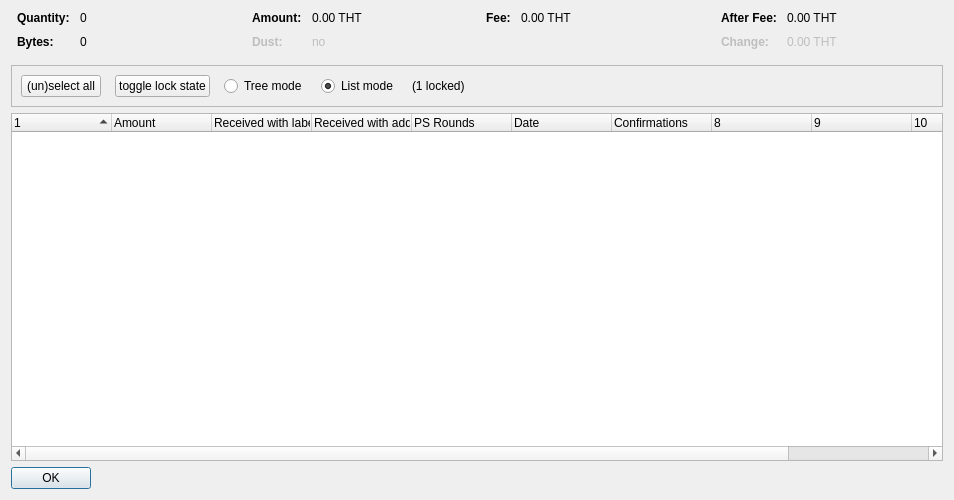
<?xml version="1.0" encoding="UTF-8"?>
<ui version="4.0">
 <class>CoinControlDialog</class>
 <widget class="QDialog" name="CoinControlDialog">
  <property name="geometry">
   <rect>
    <x>0</x>
    <y>0</y>
    <width>954</width>
    <height>500</height>
   </rect>
  </property>
  <property name="windowTitle">
   <string>Coin Selection</string>
  </property>
  <layout class="QVBoxLayout" name="verticalLayout">
   <item>
    <layout class="QHBoxLayout" name="horizontalLayoutTop" stretch="0,0,0,0">
     <property name="topMargin">
      <number>0</number>
     </property>
     <property name="bottomMargin">
      <number>10</number>
     </property>
     <item>
      <layout class="QFormLayout" name="formLayoutCoinControl1">
       <property name="horizontalSpacing">
        <number>10</number>
       </property>
       <property name="verticalSpacing">
        <number>10</number>
       </property>
       <property name="leftMargin">
        <number>6</number>
       </property>
       <property name="rightMargin">
        <number>6</number>
       </property>
       <item row="0" column="0">
        <widget class="QLabel" name="labelCoinControlQuantityText">
         <property name="font">
          <font>
           <weight>75</weight>
           <bold>true</bold>
          </font>
         </property>
         <property name="text">
          <string>Quantity:</string>
         </property>
        </widget>
       </item>
       <item row="0" column="1">
        <widget class="QLabel" name="labelCoinControlQuantity">
         <property name="cursor">
          <cursorShape>IBeamCursor</cursorShape>
         </property>
         <property name="contextMenuPolicy">
          <enum>Qt::ActionsContextMenu</enum>
         </property>
         <property name="text">
          <string notr="true">0</string>
         </property>
         <property name="textInteractionFlags">
          <set>Qt::LinksAccessibleByMouse|Qt::TextSelectableByKeyboard|Qt::TextSelectableByMouse</set>
         </property>
        </widget>
       </item>
       <item row="1" column="0">
        <widget class="QLabel" name="labelCoinControlBytesText">
         <property name="font">
          <font>
           <weight>75</weight>
           <bold>true</bold>
          </font>
         </property>
         <property name="text">
          <string>Bytes:</string>
         </property>
        </widget>
       </item>
       <item row="1" column="1">
        <widget class="QLabel" name="labelCoinControlBytes">
         <property name="cursor">
          <cursorShape>IBeamCursor</cursorShape>
         </property>
         <property name="contextMenuPolicy">
          <enum>Qt::ActionsContextMenu</enum>
         </property>
         <property name="text">
          <string notr="true">0</string>
         </property>
         <property name="textInteractionFlags">
          <set>Qt::LinksAccessibleByMouse|Qt::TextSelectableByKeyboard|Qt::TextSelectableByMouse</set>
         </property>
        </widget>
       </item>
      </layout>
     </item>
     <item>
      <layout class="QFormLayout" name="formLayoutCoinControl2">
       <property name="horizontalSpacing">
        <number>10</number>
       </property>
       <property name="verticalSpacing">
        <number>10</number>
       </property>
       <property name="leftMargin">
        <number>6</number>
       </property>
       <property name="rightMargin">
        <number>6</number>
       </property>
       <item row="0" column="0">
        <widget class="QLabel" name="labelCoinControlAmountText">
         <property name="font">
          <font>
           <weight>75</weight>
           <bold>true</bold>
          </font>
         </property>
         <property name="text">
          <string>Amount:</string>
         </property>
        </widget>
       </item>
       <item row="0" column="1">
        <widget class="QLabel" name="labelCoinControlAmount">
         <property name="cursor">
          <cursorShape>IBeamCursor</cursorShape>
         </property>
         <property name="contextMenuPolicy">
          <enum>Qt::ActionsContextMenu</enum>
         </property>
         <property name="text">
          <string notr="true">0.00 THT</string>
         </property>
         <property name="textInteractionFlags">
          <set>Qt::LinksAccessibleByMouse|Qt::TextSelectableByKeyboard|Qt::TextSelectableByMouse</set>
         </property>
        </widget>
       </item>
       <item row="1" column="0">
        <widget class="QLabel" name="labelCoinControlLowOutputText">
         <property name="enabled">
          <bool>false</bool>
         </property>
         <property name="font">
          <font>
           <weight>75</weight>
           <bold>true</bold>
          </font>
         </property>
         <property name="text">
          <string>Dust:</string>
         </property>
        </widget>
       </item>
       <item row="1" column="1">
        <widget class="QLabel" name="labelCoinControlLowOutput">
         <property name="enabled">
          <bool>false</bool>
         </property>
         <property name="cursor">
          <cursorShape>IBeamCursor</cursorShape>
         </property>
         <property name="contextMenuPolicy">
          <enum>Qt::ActionsContextMenu</enum>
         </property>
         <property name="text">
          <string notr="true">no</string>
         </property>
         <property name="textInteractionFlags">
          <set>Qt::LinksAccessibleByMouse|Qt::TextSelectableByKeyboard|Qt::TextSelectableByMouse</set>
         </property>
        </widget>
       </item>
      </layout>
     </item>
     <item>
      <layout class="QFormLayout" name="formLayoutCoinControl3">
       <property name="horizontalSpacing">
        <number>10</number>
       </property>
       <property name="verticalSpacing">
        <number>10</number>
       </property>
       <property name="leftMargin">
        <number>6</number>
       </property>
       <property name="rightMargin">
        <number>6</number>
       </property>
       <item row="0" column="0">
        <widget class="QLabel" name="labelCoinControlFeeText">
         <property name="font">
          <font>
           <weight>75</weight>
           <bold>true</bold>
          </font>
         </property>
         <property name="text">
          <string>Fee:</string>
         </property>
        </widget>
       </item>
       <item row="0" column="1">
        <widget class="QLabel" name="labelCoinControlFee">
         <property name="cursor">
          <cursorShape>IBeamCursor</cursorShape>
         </property>
         <property name="contextMenuPolicy">
          <enum>Qt::ActionsContextMenu</enum>
         </property>
         <property name="text">
          <string notr="true">0.00 THT</string>
         </property>
         <property name="textInteractionFlags">
          <set>Qt::LinksAccessibleByMouse|Qt::TextSelectableByKeyboard|Qt::TextSelectableByMouse</set>
         </property>
        </widget>
       </item>
      </layout>
     </item>
     <item>
      <layout class="QFormLayout" name="formLayoutCoinControl4">
       <property name="horizontalSpacing">
        <number>10</number>
       </property>
       <property name="verticalSpacing">
        <number>10</number>
       </property>
       <property name="leftMargin">
        <number>6</number>
       </property>
       <property name="rightMargin">
        <number>6</number>
       </property>
       <item row="0" column="0">
        <widget class="QLabel" name="labelCoinControlAfterFeeText">
         <property name="font">
          <font>
           <weight>75</weight>
           <bold>true</bold>
          </font>
         </property>
         <property name="text">
          <string>After Fee:</string>
         </property>
        </widget>
       </item>
       <item row="0" column="1">
        <widget class="QLabel" name="labelCoinControlAfterFee">
         <property name="cursor">
          <cursorShape>IBeamCursor</cursorShape>
         </property>
         <property name="contextMenuPolicy">
          <enum>Qt::ActionsContextMenu</enum>
         </property>
         <property name="text">
          <string notr="true">0.00 THT</string>
         </property>
         <property name="textInteractionFlags">
          <set>Qt::LinksAccessibleByMouse|Qt::TextSelectableByKeyboard|Qt::TextSelectableByMouse</set>
         </property>
        </widget>
       </item>
       <item row="1" column="0">
        <widget class="QLabel" name="labelCoinControlChangeText">
         <property name="enabled">
          <bool>false</bool>
         </property>
         <property name="font">
          <font>
           <weight>75</weight>
           <bold>true</bold>
          </font>
         </property>
         <property name="text">
          <string>Change:</string>
         </property>
        </widget>
       </item>
       <item row="1" column="1">
        <widget class="QLabel" name="labelCoinControlChange">
         <property name="enabled">
          <bool>false</bool>
         </property>
         <property name="cursor">
          <cursorShape>IBeamCursor</cursorShape>
         </property>
         <property name="contextMenuPolicy">
          <enum>Qt::ActionsContextMenu</enum>
         </property>
         <property name="text">
          <string notr="true">0.00 THT</string>
         </property>
         <property name="textInteractionFlags">
          <set>Qt::LinksAccessibleByMouse|Qt::TextSelectableByKeyboard|Qt::TextSelectableByMouse</set>
         </property>
        </widget>
       </item>
      </layout>
     </item>
    </layout>
   </item>
   <item>
    <widget class="QFrame" name="frame">
     <property name="minimumSize">
      <size>
       <width>0</width>
       <height>40</height>
      </size>
     </property>
     <property name="frameShape">
      <enum>QFrame::StyledPanel</enum>
     </property>
     <property name="frameShadow">
      <enum>QFrame::Sunken</enum>
     </property>
     <layout class="QHBoxLayout" name="horizontalLayout">
      <item>
       <layout class="QHBoxLayout" name="horizontalLayoutPanel" stretch="0,0,0,0,0,0">
        <property name="spacing">
         <number>14</number>
        </property>
        <item>
         <widget class="QPushButton" name="pushButtonSelectAll">
          <property name="sizePolicy">
           <sizepolicy hsizetype="Maximum" vsizetype="Fixed">
            <horstretch>0</horstretch>
            <verstretch>0</verstretch>
           </sizepolicy>
          </property>
          <property name="text">
           <string>(un)select all</string>
          </property>
          <property name="autoDefault">
           <bool>false</bool>
          </property>
         </widget>
        </item>
        <item>
         <widget class="QPushButton" name="pushButtonToggleLock">
          <property name="sizePolicy">
           <sizepolicy hsizetype="Maximum" vsizetype="Fixed">
            <horstretch>0</horstretch>
            <verstretch>0</verstretch>
           </sizepolicy>
          </property>
          <property name="text">
           <string>toggle lock state</string>
          </property>
          <property name="autoDefault">
           <bool>false</bool>
          </property>
         </widget>
        </item>
        <item>
         <widget class="QRadioButton" name="radioTreeMode">
          <property name="sizePolicy">
           <sizepolicy hsizetype="Maximum" vsizetype="Fixed">
            <horstretch>0</horstretch>
            <verstretch>0</verstretch>
           </sizepolicy>
          </property>
          <property name="text">
           <string>Tree mode</string>
          </property>
         </widget>
        </item>
        <item>
         <widget class="QRadioButton" name="radioListMode">
          <property name="sizePolicy">
           <sizepolicy hsizetype="Maximum" vsizetype="Fixed">
            <horstretch>0</horstretch>
            <verstretch>0</verstretch>
           </sizepolicy>
          </property>
          <property name="text">
           <string>List mode</string>
          </property>
          <property name="checked">
           <bool>true</bool>
          </property>
         </widget>
        </item>
        <item>
         <widget class="QLabel" name="labelLocked">
          <property name="text">
           <string>(1 locked)</string>
          </property>
         </widget>
        </item>
        <item>
         <spacer name="horizontalSpacer">
          <property name="orientation">
           <enum>Qt::Horizontal</enum>
          </property>
          <property name="sizeHint" stdset="0">
           <size>
            <width>40</width>
            <height>20</height>
           </size>
          </property>
         </spacer>
        </item>
       </layout>
      </item>
     </layout>
    </widget>
   </item>
   <item>
    <widget class="CoinControlTreeWidget" name="treeWidget">
     <property name="contextMenuPolicy">
      <enum>Qt::CustomContextMenu</enum>
     </property>
     <property name="sortingEnabled">
      <bool>false</bool>
     </property>
     <property name="columnCount">
      <number>11</number>
     </property>
     <attribute name="headerShowSortIndicator" stdset="0">
      <bool>true</bool>
     </attribute>
     <attribute name="headerStretchLastSection">
      <bool>false</bool>
     </attribute>
     <column>
      <property name="text">
       <string/>
      </property>
     </column>
     <column>
      <property name="text">
       <string>Amount</string>
      </property>
     </column>
     <column>
      <property name="text">
       <string>Received with label</string>
      </property>
     </column>
     <column>
      <property name="text">
       <string>Received with address</string>
      </property>
     </column>
     <column>
      <property name="text">
       <string>PS Rounds</string>
      </property>
     </column>
     <column>
      <property name="text">
       <string>Date</string>
      </property>
     </column>
     <column>
      <property name="text">
       <string>Confirmations</string>
      </property>
      <property name="toolTip">
       <string>Confirmed</string>
      </property>
     </column>
     <column>
      <property name="text">
       <string/>
      </property>
     </column>
     <column>
      <property name="text">
       <string/>
      </property>
     </column>
     <column>
      <property name="text">
       <string/>
      </property>
     </column>
     <column>
      <property name="text">
       <string/>
      </property>
     </column>
    </widget>
   </item>
   <item>
    <widget class="QDialogButtonBox" name="buttonBox">
     <property name="sizePolicy">
      <sizepolicy hsizetype="Maximum" vsizetype="Fixed">
       <horstretch>0</horstretch>
       <verstretch>0</verstretch>
      </sizepolicy>
     </property>
     <property name="orientation">
      <enum>Qt::Horizontal</enum>
     </property>
     <property name="standardButtons">
      <set>QDialogButtonBox::Ok</set>
     </property>
    </widget>
   </item>
  </layout>
 </widget>
 <customwidgets>
  <customwidget>
   <class>CoinControlTreeWidget</class>
   <extends>QTreeWidget</extends>
   <header>coincontroltreewidget.h</header>
  </customwidget>
 </customwidgets>
 <resources/>
 <connections/>
</ui>
